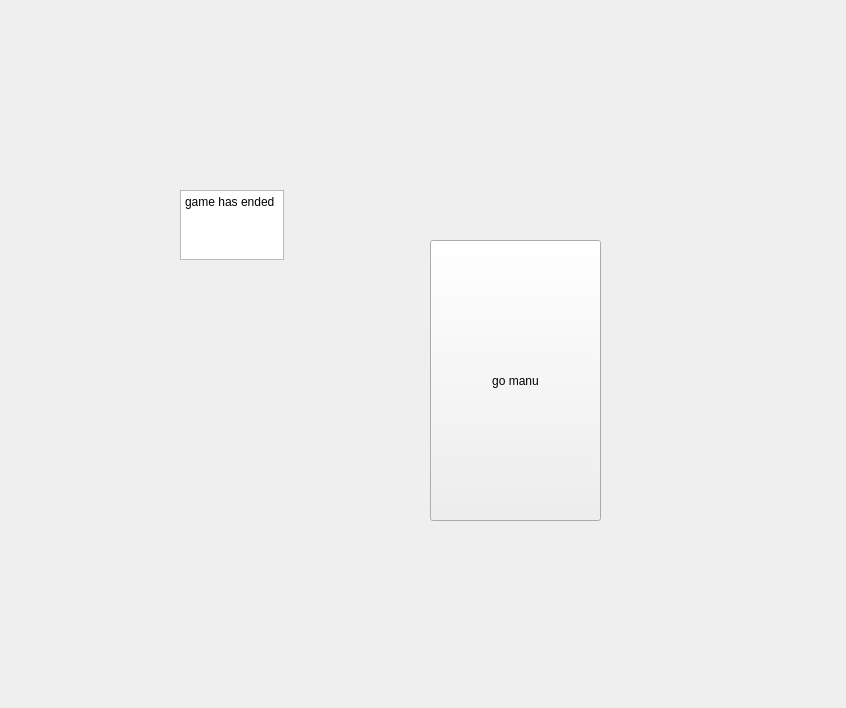
<?xml version="1.0" encoding="UTF-8"?>
<ui version="4.0">
 <class>Widget</class>
 <widget class="QWidget" name="Widget">
  <property name="geometry">
   <rect>
    <x>0</x>
    <y>0</y>
    <width>846</width>
    <height>708</height>
   </rect>
  </property>
  <property name="windowTitle">
   <string>Widget</string>
  </property>
  <layout class="QVBoxLayout" name="verticalLayout_2">
   <property name="leftMargin">
    <number>0</number>
   </property>
   <property name="topMargin">
    <number>0</number>
   </property>
   <property name="rightMargin">
    <number>0</number>
   </property>
   <property name="bottomMargin">
    <number>0</number>
   </property>
   <item>
    <widget class="QStackedWidget" name="stackedWidget">
     <property name="currentIndex">
      <number>2</number>
     </property>
     <widget class="QWidget" name="menuPage_0">
      <widget class="QTextEdit" name="textEdit">
       <property name="geometry">
        <rect>
         <x>180</x>
         <y>190</y>
         <width>104</width>
         <height>70</height>
        </rect>
       </property>
       <property name="html">
        <string>&lt;!DOCTYPE HTML PUBLIC &quot;-//W3C//DTD HTML 4.0//EN&quot; &quot;http://www.w3.org/TR/REC-html40/strict.dtd&quot;&gt;
&lt;html&gt;&lt;head&gt;&lt;meta name=&quot;qrichtext&quot; content=&quot;1&quot; /&gt;&lt;meta charset=&quot;utf-8&quot; /&gt;&lt;style type=&quot;text/css&quot;&gt;
p, li { white-space: pre-wrap; }
hr { height: 1px; border-width: 0; }
li.unchecked::marker { content: &quot;\2610&quot;; }
li.checked::marker { content: &quot;\2612&quot;; }
&lt;/style&gt;&lt;/head&gt;&lt;body style=&quot; font-family:'Segoe UI'; font-size:9pt; font-weight:400; font-style:normal;&quot;&gt;
&lt;p style=&quot; margin-top:0px; margin-bottom:0px; margin-left:0px; margin-right:0px; -qt-block-indent:0; text-indent:0px;&quot;&gt;menu page&lt;/p&gt;&lt;/body&gt;&lt;/html&gt;</string>
       </property>
      </widget>
      <widget class="QPushButton" name="pushButton">
       <property name="geometry">
        <rect>
         <x>399</x>
         <y>230</y>
         <width>201</width>
         <height>24</height>
        </rect>
       </property>
       <property name="text">
        <string>go game page</string>
       </property>
      </widget>
     </widget>
     <widget class="QWidget" name="gamePage_1">
      <layout class="QVBoxLayout" name="verticalLayout">
       <property name="spacing">
        <number>0</number>
       </property>
       <property name="leftMargin">
        <number>0</number>
       </property>
       <property name="topMargin">
        <number>0</number>
       </property>
       <property name="rightMargin">
        <number>0</number>
       </property>
       <property name="bottomMargin">
        <number>0</number>
       </property>
       <item>
        <widget class="QGraphicsView" name="graphicsView"/>
       </item>
      </layout>
     </widget>
     <widget class="QWidget" name="gameEndPage_2">
      <widget class="QTextEdit" name="textEdit_2">
       <property name="geometry">
        <rect>
         <x>180</x>
         <y>190</y>
         <width>104</width>
         <height>70</height>
        </rect>
       </property>
       <property name="html">
        <string>&lt;!DOCTYPE HTML PUBLIC &quot;-//W3C//DTD HTML 4.0//EN&quot; &quot;http://www.w3.org/TR/REC-html40/strict.dtd&quot;&gt;
&lt;html&gt;&lt;head&gt;&lt;meta name=&quot;qrichtext&quot; content=&quot;1&quot; /&gt;&lt;meta charset=&quot;utf-8&quot; /&gt;&lt;style type=&quot;text/css&quot;&gt;
p, li { white-space: pre-wrap; }
hr { height: 1px; border-width: 0; }
li.unchecked::marker { content: &quot;\2610&quot;; }
li.checked::marker { content: &quot;\2612&quot;; }
&lt;/style&gt;&lt;/head&gt;&lt;body style=&quot; font-family:'Segoe UI'; font-size:9pt; font-weight:400; font-style:normal;&quot;&gt;
&lt;p style=&quot; margin-top:0px; margin-bottom:0px; margin-left:0px; margin-right:0px; -qt-block-indent:0; text-indent:0px;&quot;&gt;game has ended&lt;/p&gt;&lt;/body&gt;&lt;/html&gt;</string>
       </property>
      </widget>
      <widget class="QPushButton" name="pushButton_2">
       <property name="geometry">
        <rect>
         <x>430</x>
         <y>240</y>
         <width>171</width>
         <height>281</height>
        </rect>
       </property>
       <property name="text">
        <string>go manu</string>
       </property>
      </widget>
     </widget>
    </widget>
   </item>
  </layout>
 </widget>
 <resources/>
 <connections/>
</ui>
